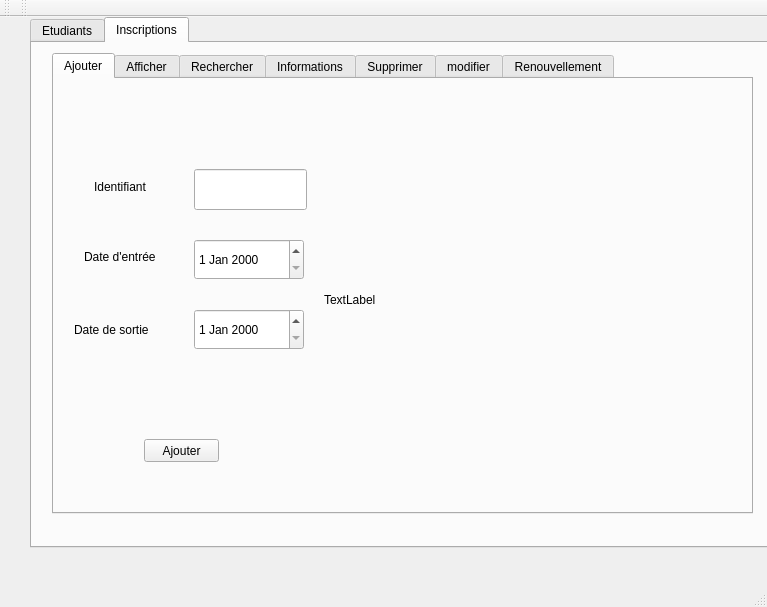
<?xml version="1.0" encoding="UTF-8"?>
<ui version="4.0">
 <class>MainWindow</class>
 <widget class="QMainWindow" name="MainWindow">
  <property name="geometry">
   <rect>
    <x>0</x>
    <y>0</y>
    <width>767</width>
    <height>607</height>
   </rect>
  </property>
  <property name="windowTitle">
   <string>Gestion des étudiants</string>
  </property>
  <widget class="QWidget" name="centralWidgetaminee">
   <widget class="QTabWidget" name="tabWidget_2aminee">
    <property name="geometry">
     <rect>
      <x>30</x>
      <y>0</y>
      <width>741</width>
      <height>531</height>
     </rect>
    </property>
    <property name="currentIndex">
     <number>1</number>
    </property>
    <widget class="QWidget" name="tab_5aminee">
     <attribute name="title">
      <string>Etudiants</string>
     </attribute>
     <widget class="QTabWidget" name="modifieraminee">
      <property name="geometry">
       <rect>
        <x>0</x>
        <y>20</y>
        <width>721</width>
        <height>381</height>
       </rect>
      </property>
      <property name="currentIndex">
       <number>1</number>
      </property>
      <widget class="QWidget" name="tab">
       <attribute name="title">
        <string>Ajouter</string>
       </attribute>
       <widget class="QLabel" name="labelaminee">
        <property name="geometry">
         <rect>
          <x>20</x>
          <y>30</y>
          <width>61</width>
          <height>16</height>
         </rect>
        </property>
        <property name="text">
         <string>Identifiant</string>
        </property>
       </widget>
       <widget class="QLabel" name="label_2aminee">
        <property name="geometry">
         <rect>
          <x>20</x>
          <y>90</y>
          <width>47</width>
          <height>13</height>
         </rect>
        </property>
        <property name="text">
         <string>Nom</string>
        </property>
       </widget>
       <widget class="QLabel" name="label_3aminee">
        <property name="geometry">
         <rect>
          <x>20</x>
          <y>150</y>
          <width>47</width>
          <height>13</height>
         </rect>
        </property>
        <property name="text">
         <string>Prénom</string>
        </property>
       </widget>
       <widget class="QLineEdit" name="lineEdit_idaminee">
        <property name="geometry">
         <rect>
          <x>130</x>
          <y>30</y>
          <width>113</width>
          <height>20</height>
         </rect>
        </property>
       </widget>
       <widget class="QLineEdit" name="lineEdit_nomaminee">
        <property name="geometry">
         <rect>
          <x>130</x>
          <y>90</y>
          <width>113</width>
          <height>20</height>
         </rect>
        </property>
       </widget>
       <widget class="QLineEdit" name="lineEdit_prenomaminee">
        <property name="geometry">
         <rect>
          <x>130</x>
          <y>150</y>
          <width>113</width>
          <height>20</height>
         </rect>
        </property>
       </widget>
       <widget class="QPushButton" name="pb_ajouteraminee">
        <property name="geometry">
         <rect>
          <x>280</x>
          <y>290</y>
          <width>75</width>
          <height>23</height>
         </rect>
        </property>
        <property name="text">
         <string>Ajouter</string>
        </property>
       </widget>
       <widget class="QLabel" name="label_5aminee">
        <property name="geometry">
         <rect>
          <x>20</x>
          <y>210</y>
          <width>47</width>
          <height>13</height>
         </rect>
        </property>
        <property name="text">
         <string>id classe</string>
        </property>
       </widget>
       <widget class="QLineEdit" name="lineEdit_idclasseaminee">
        <property name="geometry">
         <rect>
          <x>130</x>
          <y>210</y>
          <width>113</width>
          <height>20</height>
         </rect>
        </property>
       </widget>
       <widget class="QLineEdit" name="lineEdit_idinscriptionaminee">
        <property name="geometry">
         <rect>
          <x>130</x>
          <y>260</y>
          <width>113</width>
          <height>20</height>
         </rect>
        </property>
       </widget>
       <widget class="QLabel" name="label_6aminee">
        <property name="geometry">
         <rect>
          <x>10</x>
          <y>260</y>
          <width>91</width>
          <height>20</height>
         </rect>
        </property>
        <property name="text">
         <string>id inscription</string>
        </property>
       </widget>
       <widget class="QLabel" name="image_1aminee">
        <property name="geometry">
         <rect>
          <x>400</x>
          <y>0</y>
          <width>311</width>
          <height>311</height>
         </rect>
        </property>
        <property name="text">
         <string/>
        </property>
       </widget>
      </widget>
      <widget class="QWidget" name="tab_2aminee">
       <attribute name="title">
        <string>Afficher</string>
       </attribute>
       <widget class="QTableView" name="tabetudiantaminee">
        <property name="geometry">
         <rect>
          <x>10</x>
          <y>10</y>
          <width>701</width>
          <height>281</height>
         </rect>
        </property>
       </widget>
       <widget class="QPushButton" name="pb_idaminee">
        <property name="geometry">
         <rect>
          <x>80</x>
          <y>300</y>
          <width>93</width>
          <height>28</height>
         </rect>
        </property>
        <property name="text">
         <string>Tri par id</string>
        </property>
       </widget>
       <widget class="QPushButton" name="pushButtontri2aminee">
        <property name="geometry">
         <rect>
          <x>330</x>
          <y>300</y>
          <width>93</width>
          <height>28</height>
         </rect>
        </property>
        <property name="text">
         <string>Tri par classe</string>
        </property>
       </widget>
       <widget class="QPushButton" name="pb_inscriaminee">
        <property name="geometry">
         <rect>
          <x>550</x>
          <y>300</y>
          <width>93</width>
          <height>28</height>
         </rect>
        </property>
        <property name="text">
         <string>Tri par inscri</string>
        </property>
       </widget>
      </widget>
      <widget class="QWidget" name="tab_4aminee">
       <attribute name="title">
        <string>Rechercher</string>
       </attribute>
       <widget class="QTableView" name="tabetudiant_2aminee">
        <property name="geometry">
         <rect>
          <x>0</x>
          <y>30</y>
          <width>701</width>
          <height>261</height>
         </rect>
        </property>
       </widget>
       <widget class="QPushButton" name="pb_chercheraminee">
        <property name="geometry">
         <rect>
          <x>440</x>
          <y>310</y>
          <width>75</width>
          <height>23</height>
         </rect>
        </property>
        <property name="text">
         <string>chercher</string>
        </property>
       </widget>
       <widget class="QLineEdit" name="lineEdit_id_3aminee">
        <property name="geometry">
         <rect>
          <x>220</x>
          <y>310</y>
          <width>113</width>
          <height>20</height>
         </rect>
        </property>
       </widget>
      </widget>
      <widget class="QWidget" name="tab_3aminee">
       <attribute name="title">
        <string>Supprimer</string>
       </attribute>
       <widget class="QLineEdit" name="lineEdit_id_2aminee">
        <property name="geometry">
         <rect>
          <x>140</x>
          <y>30</y>
          <width>113</width>
          <height>20</height>
         </rect>
        </property>
       </widget>
       <widget class="QLabel" name="label_4aminee">
        <property name="geometry">
         <rect>
          <x>20</x>
          <y>30</y>
          <width>61</width>
          <height>16</height>
         </rect>
        </property>
        <property name="text">
         <string>Identifiant</string>
        </property>
       </widget>
       <widget class="QPushButton" name="pb_supprimeraminee">
        <property name="geometry">
         <rect>
          <x>240</x>
          <y>140</y>
          <width>75</width>
          <height>23</height>
         </rect>
        </property>
        <property name="text">
         <string>Supprimer</string>
        </property>
       </widget>
      </widget>
      <widget class="QWidget" name="tab_7aminee">
       <attribute name="title">
        <string>modifier</string>
       </attribute>
       <widget class="QLineEdit" name="lineEdit_id_4aminee">
        <property name="geometry">
         <rect>
          <x>160</x>
          <y>60</y>
          <width>113</width>
          <height>20</height>
         </rect>
        </property>
       </widget>
       <widget class="QLineEdit" name="lineEdit_id_5aminee">
        <property name="geometry">
         <rect>
          <x>160</x>
          <y>100</y>
          <width>113</width>
          <height>20</height>
         </rect>
        </property>
       </widget>
       <widget class="QLineEdit" name="lineEdit_id_6aminee">
        <property name="geometry">
         <rect>
          <x>160</x>
          <y>140</y>
          <width>113</width>
          <height>20</height>
         </rect>
        </property>
       </widget>
       <widget class="QLineEdit" name="lineEdit_id_7aminee">
        <property name="geometry">
         <rect>
          <x>160</x>
          <y>180</y>
          <width>113</width>
          <height>20</height>
         </rect>
        </property>
       </widget>
       <widget class="QLineEdit" name="lineEdit_id_8aminee">
        <property name="geometry">
         <rect>
          <x>160</x>
          <y>220</y>
          <width>113</width>
          <height>20</height>
         </rect>
        </property>
       </widget>
       <widget class="QLabel" name="label_7aminee">
        <property name="geometry">
         <rect>
          <x>70</x>
          <y>60</y>
          <width>61</width>
          <height>16</height>
         </rect>
        </property>
        <property name="text">
         <string>Identifiant</string>
        </property>
       </widget>
       <widget class="QLabel" name="label_8aminee">
        <property name="geometry">
         <rect>
          <x>70</x>
          <y>100</y>
          <width>47</width>
          <height>13</height>
         </rect>
        </property>
        <property name="text">
         <string>Nom</string>
        </property>
       </widget>
       <widget class="QLabel" name="label_9aminee">
        <property name="geometry">
         <rect>
          <x>70</x>
          <y>140</y>
          <width>47</width>
          <height>13</height>
         </rect>
        </property>
        <property name="text">
         <string>Prénom</string>
        </property>
       </widget>
       <widget class="QLabel" name="label_10aminee">
        <property name="geometry">
         <rect>
          <x>70</x>
          <y>180</y>
          <width>47</width>
          <height>13</height>
         </rect>
        </property>
        <property name="text">
         <string>id classe</string>
        </property>
       </widget>
       <widget class="QLabel" name="label_11aminee">
        <property name="geometry">
         <rect>
          <x>70</x>
          <y>220</y>
          <width>91</width>
          <height>20</height>
         </rect>
        </property>
        <property name="text">
         <string>id inscription</string>
        </property>
       </widget>
       <widget class="QPushButton" name="pb_modifier_1aminee">
        <property name="geometry">
         <rect>
          <x>330</x>
          <y>140</y>
          <width>75</width>
          <height>23</height>
         </rect>
        </property>
        <property name="text">
         <string>modifier</string>
        </property>
       </widget>
      </widget>
     </widget>
    </widget>
    <widget class="QWidget" name="tab_6aminee">
     <attribute name="title">
      <string>Inscriptions</string>
     </attribute>
     <widget class="QTabWidget" name="modifier_2aminee">
      <property name="geometry">
       <rect>
        <x>20</x>
        <y>10</y>
        <width>701</width>
        <height>461</height>
       </rect>
      </property>
      <property name="currentIndex">
       <number>0</number>
      </property>
      <widget class="QWidget" name="tab_8aminee">
       <attribute name="title">
        <string>Ajouter</string>
       </attribute>
       <widget class="QLabel" name="label_12aminee">
        <property name="geometry">
         <rect>
          <x>40</x>
          <y>100</y>
          <width>61</width>
          <height>16</height>
         </rect>
        </property>
        <property name="text">
         <string>Identifiant</string>
        </property>
       </widget>
       <widget class="QLabel" name="label_13aminee">
        <property name="geometry">
         <rect>
          <x>30</x>
          <y>170</y>
          <width>101</width>
          <height>16</height>
         </rect>
        </property>
        <property name="text">
         <string>Date d'entrée</string>
        </property>
       </widget>
       <widget class="QLabel" name="label_14aminee">
        <property name="geometry">
         <rect>
          <x>20</x>
          <y>240</y>
          <width>91</width>
          <height>21</height>
         </rect>
        </property>
        <property name="text">
         <string>Date de sortie</string>
        </property>
       </widget>
       <widget class="QLineEdit" name="lineEdit_id_9aminee">
        <property name="geometry">
         <rect>
          <x>140</x>
          <y>90</y>
          <width>113</width>
          <height>41</height>
         </rect>
        </property>
       </widget>
       <widget class="QPushButton" name="pb_ajouter_2aminee">
        <property name="geometry">
         <rect>
          <x>90</x>
          <y>360</y>
          <width>75</width>
          <height>23</height>
         </rect>
        </property>
        <property name="text">
         <string>Ajouter</string>
        </property>
       </widget>
       <widget class="QDateEdit" name="dateEdit_3aminee">
        <property name="geometry">
         <rect>
          <x>140</x>
          <y>230</y>
          <width>110</width>
          <height>41</height>
         </rect>
        </property>
       </widget>
       <widget class="QDateEdit" name="dateEdit_4aminee">
        <property name="geometry">
         <rect>
          <x>140</x>
          <y>160</y>
          <width>110</width>
          <height>41</height>
         </rect>
        </property>
       </widget>
       <widget class="QLabel" name="image_2aminee">
        <property name="geometry">
         <rect>
          <x>270</x>
          <y>40</y>
          <width>381</width>
          <height>361</height>
         </rect>
        </property>
        <property name="text">
         <string>TextLabel</string>
        </property>
       </widget>
      </widget>
      <widget class="QWidget" name="tab_9aminee">
       <attribute name="title">
        <string>Afficher</string>
       </attribute>
       <widget class="QTableView" name="tabetudiant_3aminee">
        <property name="geometry">
         <rect>
          <x>10</x>
          <y>10</y>
          <width>541</width>
          <height>351</height>
         </rect>
        </property>
       </widget>
      </widget>
      <widget class="QWidget" name="tab_10aminee">
       <attribute name="title">
        <string>Rechercher</string>
       </attribute>
       <widget class="QTableView" name="tabetudiant_4aminee">
        <property name="geometry">
         <rect>
          <x>0</x>
          <y>40</y>
          <width>691</width>
          <height>281</height>
         </rect>
        </property>
       </widget>
       <widget class="QPushButton" name="pb_chercher_2aminee">
        <property name="geometry">
         <rect>
          <x>340</x>
          <y>370</y>
          <width>75</width>
          <height>23</height>
         </rect>
        </property>
        <property name="text">
         <string>chercher</string>
        </property>
       </widget>
       <widget class="QLineEdit" name="lineEdit_id_10aminee">
        <property name="geometry">
         <rect>
          <x>200</x>
          <y>370</y>
          <width>113</width>
          <height>20</height>
         </rect>
        </property>
       </widget>
      </widget>
      <widget class="QWidget" name="tab_13aminee">
       <attribute name="title">
        <string>Informations</string>
       </attribute>
       <widget class="QTableView" name="tabetudiant_5aminee">
        <property name="geometry">
         <rect>
          <x>0</x>
          <y>20</y>
          <width>691</width>
          <height>301</height>
         </rect>
        </property>
       </widget>
       <widget class="QLineEdit" name="lineEdit_id_13aminee">
        <property name="geometry">
         <rect>
          <x>230</x>
          <y>370</y>
          <width>113</width>
          <height>20</height>
         </rect>
        </property>
       </widget>
       <widget class="QPushButton" name="pb_chercher_3aminee">
        <property name="geometry">
         <rect>
          <x>390</x>
          <y>370</y>
          <width>75</width>
          <height>23</height>
         </rect>
        </property>
        <property name="text">
         <string>chercher</string>
        </property>
       </widget>
      </widget>
      <widget class="QWidget" name="tab_11aminee">
       <attribute name="title">
        <string>Supprimer</string>
       </attribute>
       <widget class="QLineEdit" name="lineEdit_id_11aminee">
        <property name="geometry">
         <rect>
          <x>140</x>
          <y>30</y>
          <width>113</width>
          <height>20</height>
         </rect>
        </property>
       </widget>
       <widget class="QLabel" name="label_17aminee">
        <property name="geometry">
         <rect>
          <x>20</x>
          <y>30</y>
          <width>61</width>
          <height>16</height>
         </rect>
        </property>
        <property name="text">
         <string>Identifiant</string>
        </property>
       </widget>
       <widget class="QPushButton" name="pb_supprimer_2aminee">
        <property name="geometry">
         <rect>
          <x>240</x>
          <y>140</y>
          <width>75</width>
          <height>23</height>
         </rect>
        </property>
        <property name="text">
         <string>Supprimer</string>
        </property>
       </widget>
      </widget>
      <widget class="QWidget" name="tab_12aminee">
       <attribute name="title">
        <string>modifier</string>
       </attribute>
       <widget class="QLineEdit" name="lineEdit_id_12aminee">
        <property name="geometry">
         <rect>
          <x>160</x>
          <y>60</y>
          <width>113</width>
          <height>20</height>
         </rect>
        </property>
       </widget>
       <widget class="QLabel" name="label_18aminee">
        <property name="geometry">
         <rect>
          <x>70</x>
          <y>60</y>
          <width>61</width>
          <height>16</height>
         </rect>
        </property>
        <property name="text">
         <string>Identifiant</string>
        </property>
       </widget>
       <widget class="QLabel" name="label_19aminee">
        <property name="geometry">
         <rect>
          <x>70</x>
          <y>100</y>
          <width>91</width>
          <height>16</height>
         </rect>
        </property>
        <property name="text">
         <string>Date d'entrée</string>
        </property>
       </widget>
       <widget class="QLabel" name="label_20aminee">
        <property name="geometry">
         <rect>
          <x>70</x>
          <y>140</y>
          <width>91</width>
          <height>16</height>
         </rect>
        </property>
        <property name="text">
         <string>Date de sortie</string>
        </property>
       </widget>
       <widget class="QPushButton" name="pb_modifier_2aminee">
        <property name="geometry">
         <rect>
          <x>330</x>
          <y>140</y>
          <width>75</width>
          <height>23</height>
         </rect>
        </property>
        <property name="text">
         <string>modifier</string>
        </property>
       </widget>
       <widget class="QDateEdit" name="dateEditaminee">
        <property name="geometry">
         <rect>
          <x>160</x>
          <y>100</y>
          <width>110</width>
          <height>22</height>
         </rect>
        </property>
       </widget>
       <widget class="QDateEdit" name="dateEdit_2aminee">
        <property name="geometry">
         <rect>
          <x>160</x>
          <y>140</y>
          <width>110</width>
          <height>22</height>
         </rect>
        </property>
       </widget>
      </widget>
      <widget class="QWidget" name="tab_14aminee">
       <attribute name="title">
        <string>Renouvellement</string>
       </attribute>
       <widget class="QTableView" name="tabetudiant_6aminee">
        <property name="geometry">
         <rect>
          <x>0</x>
          <y>20</y>
          <width>701</width>
          <height>301</height>
         </rect>
        </property>
       </widget>
       <widget class="QLineEdit" name="lineEdit_id_14aminee">
        <property name="geometry">
         <rect>
          <x>260</x>
          <y>350</y>
          <width>113</width>
          <height>20</height>
         </rect>
        </property>
       </widget>
       <widget class="QPushButton" name="pb_chercher_4aminee">
        <property name="geometry">
         <rect>
          <x>400</x>
          <y>350</y>
          <width>161</width>
          <height>23</height>
         </rect>
        </property>
        <property name="text">
         <string>Ne pas renouveller</string>
        </property>
       </widget>
       <widget class="QDateEdit" name="dateEdit_5aminee">
        <property name="geometry">
         <rect>
          <x>260</x>
          <y>390</y>
          <width>110</width>
          <height>22</height>
         </rect>
        </property>
       </widget>
       <widget class="QPushButton" name="pb_chercher_5aminee">
        <property name="geometry">
         <rect>
          <x>400</x>
          <y>390</y>
          <width>161</width>
          <height>23</height>
         </rect>
        </property>
        <property name="text">
         <string>renouveller</string>
        </property>
       </widget>
       <widget class="QLabel" name="label_15aminee">
        <property name="geometry">
         <rect>
          <x>170</x>
          <y>350</y>
          <width>61</width>
          <height>16</height>
         </rect>
        </property>
        <property name="text">
         <string>ID</string>
        </property>
       </widget>
       <widget class="QLabel" name="label_16aminee">
        <property name="geometry">
         <rect>
          <x>110</x>
          <y>390</y>
          <width>131</width>
          <height>20</height>
         </rect>
        </property>
        <property name="text">
         <string>Nouvelle date sortie</string>
        </property>
       </widget>
      </widget>
     </widget>
    </widget>
   </widget>
  </widget>
  <widget class="QMenuBar" name="menuBaraminee">
   <property name="geometry">
    <rect>
     <x>0</x>
     <y>0</y>
     <width>767</width>
     <height>26</height>
    </rect>
   </property>
  </widget>
  <widget class="QToolBar" name="mainToolBaraminee">
   <attribute name="toolBarArea">
    <enum>TopToolBarArea</enum>
   </attribute>
   <attribute name="toolBarBreak">
    <bool>false</bool>
   </attribute>
  </widget>
  <widget class="QStatusBar" name="statusBaraminee"/>
  <widget class="QToolBar" name="toolBaraminee">
   <property name="windowTitle">
    <string>toolBar</string>
   </property>
   <attribute name="toolBarArea">
    <enum>TopToolBarArea</enum>
   </attribute>
   <attribute name="toolBarBreak">
    <bool>false</bool>
   </attribute>
  </widget>
 </widget>
 <layoutdefault spacing="6" margin="11"/>
 <resources/>
 <connections/>
</ui>
